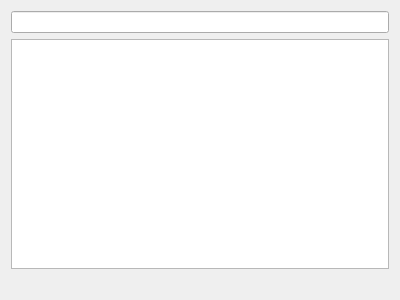
<?xml version="1.0" encoding="UTF-8"?>
<ui version="4.0">
 <class>Dialog</class>
 <widget class="QDialog" name="Dialog">
  <property name="geometry">
   <rect>
    <x>0</x>
    <y>0</y>
    <width>400</width>
    <height>300</height>
   </rect>
  </property>
  <property name="windowTitle">
   <string>Dialog</string>
  </property>
  <layout class="QGridLayout" name="gridLayout_2">
   <item row="0" column="0">
    <layout class="QGridLayout" name="gridLayout">
     <item row="0" column="0">
      <widget class="QLineEdit" name="txt_filter"/>
     </item>
     <item row="1" column="0">
      <widget class="QTreeView" name="trv"/>
     </item>
     <item row="2" column="0">
      <spacer name="horizontalSpacer">
       <property name="orientation">
        <enum>Qt::Horizontal</enum>
       </property>
       <property name="sizeHint" stdset="0">
        <size>
         <width>40</width>
         <height>20</height>
        </size>
       </property>
      </spacer>
     </item>
     <item row="3" column="0">
      <layout class="QGridLayout" name="lyt_buttons"/>
     </item>
    </layout>
   </item>
  </layout>
 </widget>
 <resources/>
 <connections/>
</ui>
